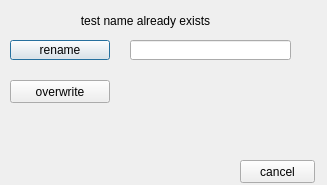
<?xml version="1.0" encoding="UTF-8"?>
<ui version="4.0">
 <class>delete_dialog</class>
 <widget class="QDialog" name="delete_dialog">
  <property name="enabled">
   <bool>true</bool>
  </property>
  <property name="geometry">
   <rect>
    <x>0</x>
    <y>0</y>
    <width>327</width>
    <height>185</height>
   </rect>
  </property>
  <property name="sizePolicy">
   <sizepolicy hsizetype="Fixed" vsizetype="Fixed">
    <horstretch>0</horstretch>
    <verstretch>0</verstretch>
   </sizepolicy>
  </property>
  <property name="font">
   <font>
    <weight>50</weight>
    <bold>false</bold>
   </font>
  </property>
  <property name="windowTitle">
   <string>Import Options</string>
  </property>
  <widget class="QLineEdit" name="fileName">
   <property name="geometry">
    <rect>
     <x>130</x>
     <y>40</y>
     <width>161</width>
     <height>20</height>
    </rect>
   </property>
  </widget>
  <widget class="QLabel" name="feedback">
   <property name="geometry">
    <rect>
     <x>10</x>
     <y>160</y>
     <width>231</width>
     <height>21</height>
    </rect>
   </property>
   <property name="text">
    <string/>
   </property>
  </widget>
  <widget class="QPushButton" name="rename">
   <property name="geometry">
    <rect>
     <x>10</x>
     <y>40</y>
     <width>100</width>
     <height>20</height>
    </rect>
   </property>
   <property name="text">
    <string>rename</string>
   </property>
  </widget>
  <widget class="QPushButton" name="overwrite">
   <property name="geometry">
    <rect>
     <x>10</x>
     <y>80</y>
     <width>100</width>
     <height>23</height>
    </rect>
   </property>
   <property name="text">
    <string>overwrite</string>
   </property>
  </widget>
  <widget class="QPushButton" name="cancel">
   <property name="geometry">
    <rect>
     <x>240</x>
     <y>160</y>
     <width>75</width>
     <height>23</height>
    </rect>
   </property>
   <property name="text">
    <string>cancel</string>
   </property>
  </widget>
  <widget class="QLabel" name="test_exist_message">
   <property name="geometry">
    <rect>
     <x>30</x>
     <y>10</y>
     <width>231</width>
     <height>21</height>
    </rect>
   </property>
   <property name="text">
    <string>test name already exists</string>
   </property>
   <property name="alignment">
    <set>Qt::AlignCenter</set>
   </property>
  </widget>
 </widget>
 <resources/>
 <connections/>
</ui>
